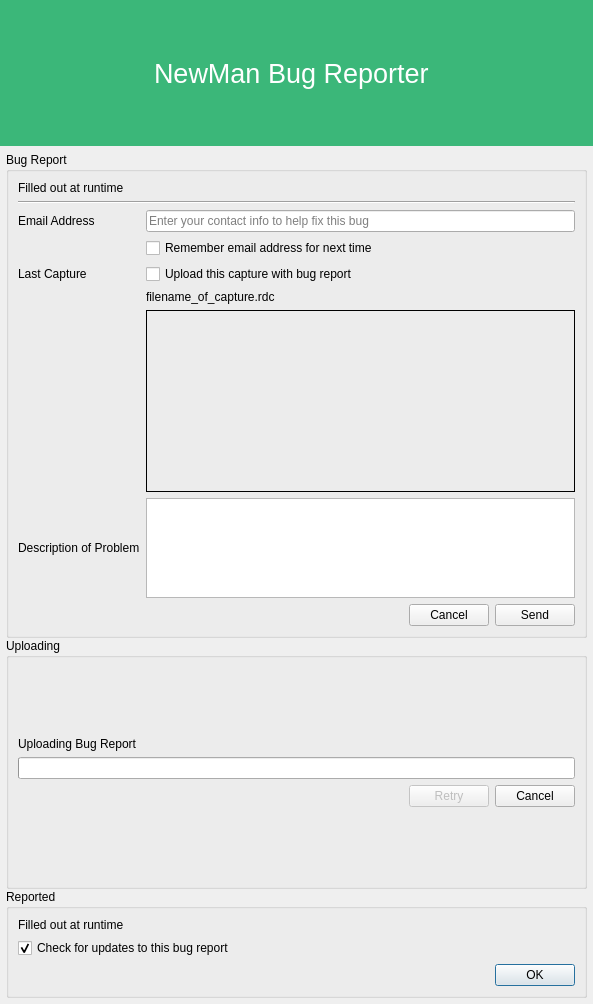
<?xml version="1.0" encoding="UTF-8"?>
<ui version="4.0">
 <class>CrashDialog</class>
 <widget class="QDialog" name="CrashDialog">
  <property name="windowModality">
   <enum>Qt::ApplicationModal</enum>
  </property>
  <property name="geometry">
   <rect>
    <x>0</x>
    <y>0</y>
    <width>593</width>
    <height>1004</height>
   </rect>
  </property>
  <property name="sizePolicy">
   <sizepolicy hsizetype="Fixed" vsizetype="Fixed">
    <horstretch>0</horstretch>
    <verstretch>0</verstretch>
   </sizepolicy>
  </property>
  <property name="windowTitle">
   <string>NewMan Bug Reporter</string>
  </property>
  <layout class="QVBoxLayout" name="verticalLayout_4">
   <property name="spacing">
    <number>0</number>
   </property>
   <property name="leftMargin">
    <number>0</number>
   </property>
   <property name="topMargin">
    <number>0</number>
   </property>
   <property name="rightMargin">
    <number>0</number>
   </property>
   <property name="bottomMargin">
    <number>0</number>
   </property>
   <item>
    <widget class="QFrame" name="frame">
     <property name="sizePolicy">
      <sizepolicy hsizetype="Preferred" vsizetype="Minimum">
       <horstretch>0</horstretch>
       <verstretch>0</verstretch>
      </sizepolicy>
     </property>
     <property name="palette">
      <palette>
       <active>
        <colorrole role="WindowText">
         <brush brushstyle="SolidPattern">
          <color alpha="255">
           <red>255</red>
           <green>255</green>
           <blue>255</blue>
          </color>
         </brush>
        </colorrole>
        <colorrole role="Base">
         <brush brushstyle="SolidPattern">
          <color alpha="255">
           <red>255</red>
           <green>255</green>
           <blue>255</blue>
          </color>
         </brush>
        </colorrole>
        <colorrole role="Window">
         <brush brushstyle="SolidPattern">
          <color alpha="255">
           <red>59</red>
           <green>183</green>
           <blue>121</blue>
          </color>
         </brush>
        </colorrole>
       </active>
       <inactive>
        <colorrole role="WindowText">
         <brush brushstyle="SolidPattern">
          <color alpha="255">
           <red>255</red>
           <green>255</green>
           <blue>255</blue>
          </color>
         </brush>
        </colorrole>
        <colorrole role="Base">
         <brush brushstyle="SolidPattern">
          <color alpha="255">
           <red>255</red>
           <green>255</green>
           <blue>255</blue>
          </color>
         </brush>
        </colorrole>
        <colorrole role="Window">
         <brush brushstyle="SolidPattern">
          <color alpha="255">
           <red>59</red>
           <green>183</green>
           <blue>121</blue>
          </color>
         </brush>
        </colorrole>
       </inactive>
       <disabled>
        <colorrole role="WindowText">
         <brush brushstyle="SolidPattern">
          <color alpha="255">
           <red>106</red>
           <green>104</green>
           <blue>100</blue>
          </color>
         </brush>
        </colorrole>
        <colorrole role="Base">
         <brush brushstyle="SolidPattern">
          <color alpha="255">
           <red>59</red>
           <green>183</green>
           <blue>121</blue>
          </color>
         </brush>
        </colorrole>
        <colorrole role="Window">
         <brush brushstyle="SolidPattern">
          <color alpha="255">
           <red>59</red>
           <green>183</green>
           <blue>121</blue>
          </color>
         </brush>
        </colorrole>
       </disabled>
      </palette>
     </property>
     <property name="autoFillBackground">
      <bool>true</bool>
     </property>
     <layout class="QHBoxLayout" name="horizontalLayout">
      <property name="leftMargin">
       <number>20</number>
      </property>
      <property name="rightMargin">
       <number>20</number>
      </property>
      <item>
       <widget class="RDLabel" name="rdocLogo">
        <property name="sizePolicy">
         <sizepolicy hsizetype="Fixed" vsizetype="Fixed">
          <horstretch>0</horstretch>
          <verstretch>0</verstretch>
         </sizepolicy>
        </property>
        <property name="minimumSize">
         <size>
          <width>128</width>
          <height>128</height>
         </size>
        </property>
        <property name="maximumSize">
         <size>
          <width>128</width>
          <height>128</height>
         </size>
        </property>
        <property name="text">
         <string/>
        </property>
        <property name="pixmap">
         <pixmap resource="../../Resources/resources.qrc">:/logo.svg</pixmap>
        </property>
        <property name="scaledContents">
         <bool>true</bool>
        </property>
       </widget>
      </item>
      <item>
       <widget class="QLabel" name="rdocName">
        <property name="sizePolicy">
         <sizepolicy hsizetype="Preferred" vsizetype="Minimum">
          <horstretch>0</horstretch>
          <verstretch>0</verstretch>
         </sizepolicy>
        </property>
        <property name="palette">
         <palette>
          <active/>
          <inactive/>
          <disabled/>
         </palette>
        </property>
        <property name="font">
         <font>
          <pointsize>20</pointsize>
         </font>
        </property>
        <property name="text">
         <string>NewMan Bug Reporter</string>
        </property>
       </widget>
      </item>
     </layout>
    </widget>
   </item>
   <item>
    <layout class="QVBoxLayout" name="verticalLayout_3">
     <property name="spacing">
      <number>0</number>
     </property>
     <property name="leftMargin">
      <number>6</number>
     </property>
     <property name="topMargin">
      <number>6</number>
     </property>
     <property name="rightMargin">
      <number>6</number>
     </property>
     <property name="bottomMargin">
      <number>6</number>
     </property>
     <item>
      <widget class="QGroupBox" name="reportGroup">
       <property name="title">
        <string>Bug Report</string>
       </property>
       <layout class="QGridLayout" name="gridLayout">
        <item row="0" column="0" colspan="2">
         <widget class="QLabel" name="reportText">
          <property name="text">
           <string notr="true">Filled out at runtime</string>
          </property>
          <property name="alignment">
           <set>Qt::AlignLeading|Qt::AlignLeft|Qt::AlignTop</set>
          </property>
          <property name="wordWrap">
           <bool>true</bool>
          </property>
          <property name="openExternalLinks">
           <bool>true</bool>
          </property>
         </widget>
        </item>
        <item row="1" column="0" colspan="2">
         <widget class="Line" name="line">
          <property name="orientation">
           <enum>Qt::Horizontal</enum>
          </property>
         </widget>
        </item>
        <item row="3" column="0">
         <widget class="QLabel" name="addressLabel">
          <property name="text">
           <string>Email Address</string>
          </property>
         </widget>
        </item>
        <item row="3" column="1">
         <widget class="QLineEdit" name="email">
          <property name="placeholderText">
           <string>Enter your contact info to help fix this bug</string>
          </property>
         </widget>
        </item>
        <item row="4" column="1">
         <widget class="QCheckBox" name="rememberEmail">
          <property name="text">
           <string>Remember email address for next time</string>
          </property>
         </widget>
        </item>
        <item row="5" column="0">
         <widget class="QLabel" name="captureLabel">
          <property name="text">
           <string>Last Capture</string>
          </property>
         </widget>
        </item>
        <item row="5" column="1">
         <widget class="QCheckBox" name="captureUpload">
          <property name="text">
           <string>Upload this capture with bug report</string>
          </property>
         </widget>
        </item>
        <item row="6" column="1">
         <widget class="QLabel" name="captureFilename">
          <property name="text">
           <string>filename_of_capture.rdc</string>
          </property>
         </widget>
        </item>
        <item row="7" column="1">
         <widget class="QFrame" name="capturePreviewFrame">
          <property name="frameShape">
           <enum>QFrame::Box</enum>
          </property>
          <layout class="QHBoxLayout" name="horizontalLayout_3">
           <property name="spacing">
            <number>0</number>
           </property>
           <property name="leftMargin">
            <number>0</number>
           </property>
           <property name="topMargin">
            <number>0</number>
           </property>
           <property name="rightMargin">
            <number>0</number>
           </property>
           <property name="bottomMargin">
            <number>0</number>
           </property>
           <item>
            <widget class="RDLabel" name="capturePreview">
             <property name="sizePolicy">
              <sizepolicy hsizetype="Fixed" vsizetype="Fixed">
               <horstretch>0</horstretch>
               <verstretch>0</verstretch>
              </sizepolicy>
             </property>
             <property name="minimumSize">
              <size>
               <width>320</width>
               <height>180</height>
              </size>
             </property>
             <property name="maximumSize">
              <size>
               <width>320</width>
               <height>180</height>
              </size>
             </property>
             <property name="scaledContents">
              <bool>true</bool>
             </property>
            </widget>
           </item>
          </layout>
         </widget>
        </item>
        <item row="8" column="0">
         <widget class="QLabel" name="descriptionLabel">
          <property name="text">
           <string>Description of Problem</string>
          </property>
          <property name="wordWrap">
           <bool>true</bool>
          </property>
         </widget>
        </item>
        <item row="8" column="1">
         <widget class="QTextEdit" name="description">
          <property name="sizePolicy">
           <sizepolicy hsizetype="Expanding" vsizetype="Fixed">
            <horstretch>0</horstretch>
            <verstretch>0</verstretch>
           </sizepolicy>
          </property>
          <property name="minimumSize">
           <size>
            <width>0</width>
            <height>100</height>
           </size>
          </property>
          <property name="maximumSize">
           <size>
            <width>16777215</width>
            <height>100</height>
           </size>
          </property>
         </widget>
        </item>
        <item row="9" column="1">
         <widget class="QFrame" name="frame_2">
          <layout class="QHBoxLayout" name="horizontalLayout_2">
           <property name="leftMargin">
            <number>0</number>
           </property>
           <property name="topMargin">
            <number>0</number>
           </property>
           <property name="rightMargin">
            <number>0</number>
           </property>
           <property name="bottomMargin">
            <number>0</number>
           </property>
           <item>
            <spacer name="horizontalSpacer_2">
             <property name="orientation">
              <enum>Qt::Horizontal</enum>
             </property>
             <property name="sizeHint" stdset="0">
              <size>
               <width>40</width>
               <height>20</height>
              </size>
             </property>
            </spacer>
           </item>
           <item>
            <widget class="QPushButton" name="cancel">
             <property name="text">
              <string>Cancel</string>
             </property>
            </widget>
           </item>
           <item>
            <widget class="QPushButton" name="send">
             <property name="text">
              <string>Send</string>
             </property>
            </widget>
           </item>
          </layout>
         </widget>
        </item>
       </layout>
      </widget>
     </item>
     <item>
      <widget class="QGroupBox" name="uploadingGroup">
       <property name="title">
        <string>Uploading</string>
       </property>
       <layout class="QVBoxLayout" name="verticalLayout">
        <item>
         <spacer name="verticalSpacer">
          <property name="orientation">
           <enum>Qt::Vertical</enum>
          </property>
          <property name="sizeHint" stdset="0">
           <size>
            <width>20</width>
            <height>40</height>
           </size>
          </property>
         </spacer>
        </item>
        <item>
         <widget class="QLabel" name="progressText">
          <property name="text">
           <string>Uploading Bug Report</string>
          </property>
          <property name="wordWrap">
           <bool>true</bool>
          </property>
         </widget>
        </item>
        <item>
         <widget class="QProgressBar" name="progressBar"/>
        </item>
        <item>
         <layout class="QHBoxLayout" name="uploadButtonLayout">
          <item>
           <spacer name="horizontalSpacer">
            <property name="orientation">
             <enum>Qt::Horizontal</enum>
            </property>
            <property name="sizeHint" stdset="0">
             <size>
              <width>40</width>
              <height>20</height>
             </size>
            </property>
           </spacer>
          </item>
          <item>
           <widget class="QPushButton" name="uploadRetry">
            <property name="enabled">
             <bool>false</bool>
            </property>
            <property name="text">
             <string>Retry</string>
            </property>
           </widget>
          </item>
          <item>
           <widget class="QPushButton" name="uploadCancel">
            <property name="text">
             <string>Cancel</string>
            </property>
           </widget>
          </item>
         </layout>
        </item>
        <item>
         <spacer name="verticalSpacer_2">
          <property name="orientation">
           <enum>Qt::Vertical</enum>
          </property>
          <property name="sizeHint" stdset="0">
           <size>
            <width>20</width>
            <height>40</height>
           </size>
          </property>
         </spacer>
        </item>
       </layout>
      </widget>
     </item>
     <item>
      <widget class="QGroupBox" name="reportedGroup">
       <property name="title">
        <string>Reported</string>
       </property>
       <layout class="QVBoxLayout" name="verticalLayout_2">
        <item>
         <widget class="QLabel" name="finishedText">
          <property name="text">
           <string notr="true">Filled out at runtime</string>
          </property>
          <property name="alignment">
           <set>Qt::AlignLeading|Qt::AlignLeft|Qt::AlignTop</set>
          </property>
          <property name="wordWrap">
           <bool>true</bool>
          </property>
          <property name="openExternalLinks">
           <bool>true</bool>
          </property>
         </widget>
        </item>
        <item>
         <widget class="QCheckBox" name="checkUpdates">
          <property name="text">
           <string>Check for updates to this bug report</string>
          </property>
          <property name="checked">
           <bool>true</bool>
          </property>
         </widget>
        </item>
        <item>
         <widget class="QDialogButtonBox" name="buttonBox">
          <property name="standardButtons">
           <set>QDialogButtonBox::Ok</set>
          </property>
         </widget>
        </item>
       </layout>
      </widget>
     </item>
    </layout>
   </item>
  </layout>
 </widget>
 <customwidgets>
  <customwidget>
   <class>RDLabel</class>
   <extends>QLabel</extends>
   <header>Widgets/Extended/RDLabel.h</header>
  </customwidget>
 </customwidgets>
 <resources>
  <include location="../../Resources/resources.qrc"/>
 </resources>
 <connections/>
</ui>
